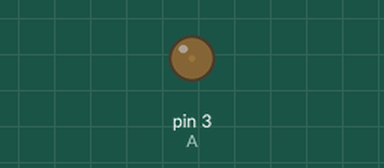
Simulated run of this sketch. Board: Arduino Uno, built with avr-gcc and run on an emulated ATmega328P. On the bench: output pins drawn as LEDs (lit = HIGH).

Above: at 0.05 s.
At 0.35 s:
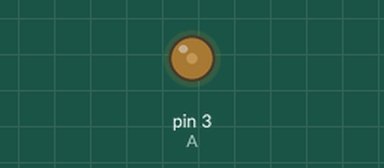
At 0.65 s:
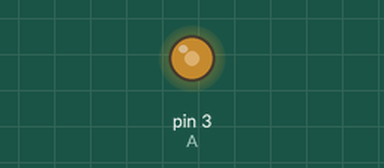
At 1.25 s:
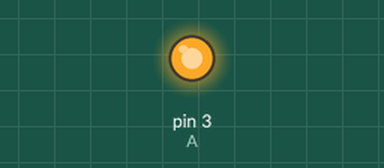
Timing chart, 0 to 3.0 s (numbered marks = the images above):
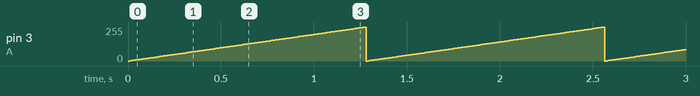

The sketch:

Arduino_PWM_Fade_in.ino
```cpp
//อย่าลืมต่อตัวต้านทานจำกัดแรงดันนะครับ
int A = 3;  //A = Led Pin "3"

void setup() //Setup
{
  pinMode(A,OUTPUT);  //Set A(Pin"3") = OUTPUT
}

void loop() //Loop
{
  for( int x=0 ; x<=255 ; x=x+2)  //loop 0 to 255
  {
    analogWrite(A,x);     //value = x

    delay(10);            //wait 10 ms
  }

}

//@WhiteSpaceCH
```

Measured:
- by itself, pin 3 (A): ramps from 0/255 to 254/255 and jumps back, once every 1.3 s
